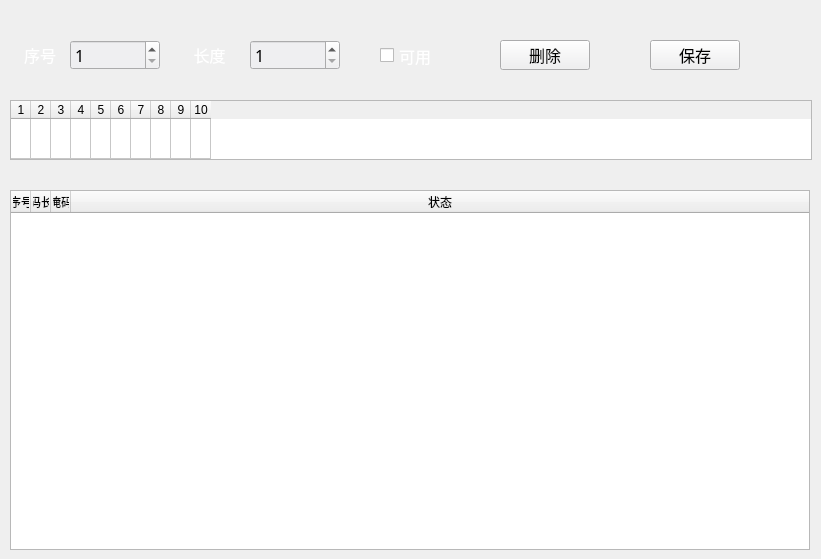
       <widget class="QWidget" name="page_3">
        <widget class="QLabel" name="label_25">
         <property name="geometry">
          <rect>
           <x>179</x>
           <y>40</y>
           <width>61</width>
           <height>30</height>
          </rect>
         </property>
         <property name="font">
          <font>
           <family>微软雅黑</family>
           <pointsize>12</pointsize>
          </font>
         </property>
         <property name="styleSheet">
          <string notr="true">color: rgb(255, 255, 255);
border:0px;</string>
         </property>
         <property name="text">
          <string>长度</string>
         </property>
         <property name="alignment">
          <set>Qt::AlignCenter</set>
         </property>
        </widget>
        <widget class="QCheckBox" name="checkBox_20">
         <property name="geometry">
          <rect>
           <x>380</x>
           <y>43</y>
           <width>101</width>
           <height>25</height>
          </rect>
         </property>
         <property name="font">
          <font>
           <family>微软雅黑</family>
           <pointsize>12</pointsize>
          </font>
         </property>
         <property name="styleSheet">
          <string notr="true">color: rgb(255, 255, 255);</string>
         </property>
         <property name="text">
          <string>可用</string>
         </property>
        </widget>
        <widget class="QSpinBox" name="spinBox_6">
         <property name="geometry">
          <rect>
           <x>250</x>
           <y>40</y>
           <width>90</width>
           <height>30</height>
          </rect>
         </property>
         <property name="font">
          <font>
           <family>微软雅黑</family>
           <pointsize>12</pointsize>
          </font>
         </property>
         <property name="styleSheet">
          <string notr="true">background-color: rgb(239, 239, 241);</string>
         </property>
         <property name="wrapping">
          <bool>false</bool>
         </property>
         <property name="frame">
          <bool>true</bool>
         </property>
         <property name="buttonSymbols">
          <enum>QAbstractSpinBox::UpDownArrows</enum>
         </property>
         <property name="minimum">
          <number>1</number>
         </property>
         <property name="maximum">
          <number>40</number>
         </property>
        </widget>
        <widget class="QLabel" name="label_26">
         <property name="geometry">
          <rect>
           <x>20</x>
           <y>40</y>
           <width>40</width>
           <height>30</height>
          </rect>
         </property>
         <property name="font">
          <font>
           <family>微软雅黑</family>
           <pointsize>12</pointsize>
          </font>
         </property>
         <property name="styleSheet">
          <string notr="true">color: rgb(255, 255, 255);
border:0px;</string>
         </property>
         <property name="text">
          <string>序号</string>
         </property>
         <property name="alignment">
          <set>Qt::AlignCenter</set>
         </property>
        </widget>
        <widget class="QPushButton" name="pushButton_4">
         <property name="geometry">
          <rect>
           <x>500</x>
           <y>40</y>
           <width>90</width>
           <height>30</height>
          </rect>
         </property>
         <property name="font">
          <font>
           <family>微软雅黑</family>
           <pointsize>12</pointsize>
          </font>
         </property>
         <property name="styleSheet">
          <string notr="true">background-color: rgb(239, 239, 241);</string>
         </property>
         <property name="text">
          <string>删除</string>
         </property>
        </widget>
        <widget class="QPushButton" name="pushButton_5">
         <property name="geometry">
          <rect>
           <x>650</x>
           <y>40</y>
           <width>90</width>
           <height>30</height>
          </rect>
         </property>
         <property name="font">
          <font>
           <family>微软雅黑</family>
           <pointsize>12</pointsize>
          </font>
         </property>
         <property name="styleSheet">
          <string notr="true">background-color: rgb(239, 239, 241);</string>
         </property>
         <property name="text">
          <string>保存</string>
         </property>
        </widget>
        <widget class="QSpinBox" name="spinBox_7">
         <property name="geometry">
          <rect>
           <x>70</x>
           <y>40</y>
           <width>90</width>
           <height>30</height>
          </rect>
         </property>
         <property name="font">
          <font>
           <family>微软雅黑</family>
           <pointsize>12</pointsize>
          </font>
         </property>
         <property name="styleSheet">
          <string notr="true">background-color: rgb(239, 239, 241);</string>
         </property>
         <property name="wrapping">
          <bool>false</bool>
         </property>
         <property name="frame">
          <bool>true</bool>
         </property>
         <property name="buttonSymbols">
          <enum>QAbstractSpinBox::UpDownArrows</enum>
         </property>
         <property name="minimum">
          <number>1</number>
         </property>
         <property name="maximum">
          <number>37</number>
         </property>
        </widget>
        <widget class="QTableWidget" name="tableWidget">
         <property name="geometry">
          <rect>
           <x>10</x>
           <y>100</y>
           <width>802</width>
           <height>60</height>
          </rect>
         </property>
         <property name="sizePolicy">
          <sizepolicy hsizetype="Expanding" vsizetype="Expanding">
           <horstretch>0</horstretch>
           <verstretch>0</verstretch>
          </sizepolicy>
         </property>
         <property name="styleSheet">
          <string notr="true">QTableWidget
{
color:rgb(239, 239, 241);
}

QHeaderView::section
{
color:rgb(0, 0, 0);
}</string>
         </property>
         <property name="editTriggers">
          <set>QAbstractItemView::NoEditTriggers</set>
         </property>
         <attribute name="horizontalHeaderDefaultSectionSize">
          <number>20</number>
         </attribute>
         <attribute name="horizontalHeaderStretchLastSection">
          <bool>false</bool>
         </attribute>
         <attribute name="verticalHeaderVisible">
          <bool>false</bool>
         </attribute>
         <attribute name="verticalHeaderStretchLastSection">
          <bool>true</bool>
         </attribute>
         <row>
          <property name="text">
           <string>新建行</string>
          </property>
          <property name="font">
           <font>
            <family>微软雅黑</family>
            <pointsize>12</pointsize>
           </font>
          </property>
          <property name="textAlignment">
           <set>AlignHCenter|AlignBottom</set>
          </property>
         </row>
         <column>
          <property name="text">
           <string>1</string>
          </property>
         </column>
         <column>
          <property name="text">
           <string>2</string>
          </property>
         </column>
         <column>
          <property name="text">
           <string>3</string>
          </property>
         </column>
         <column>
          <property name="text">
           <string>4</string>
          </property>
         </column>
         <column>
          <property name="text">
           <string>5</string>
          </property>
         </column>
         <column>
          <property name="text">
           <string>6</string>
          </property>
         </column>
         <column>
          <property name="text">
           <string>7</string>
          </property>
         </column>
         <column>
          <property name="text">
           <string>8</string>
          </property>
         </column>
         <column>
          <property name="text">
           <string>9</string>
          </property>
         </column>
         <column>
          <property name="text">
           <string>10</string>
          </property>
         </column>
         <item row="0" column="0">
          <property name="text">
           <string/>
          </property>
          <property name="textAlignment">
           <set>AlignCenter</set>
          </property>
         </item>
         <item row="0" column="1">
          <property name="text">
           <string/>
          </property>
          <property name="textAlignment">
           <set>AlignCenter</set>
          </property>
         </item>
         <item row="0" column="2">
          <property name="text">
           <string/>
          </property>
          <property name="textAlignment">
           <set>AlignCenter</set>
          </property>
         </item>
        </widget>
        <widget class="QTableWidget" name="tableWidget_3">
         <property name="geometry">
          <rect>
           <x>10</x>
           <y>190</y>
           <width>800</width>
           <height>360</height>
          </rect>
         </property>
         <property name="styleSheet">
          <string notr="true">QTableWidget
{
color:rgb(239, 239, 241);
}

QHeaderView::section
{
color:rgb(0, 0, 0);
}</string>
         </property>
         <property name="verticalScrollBarPolicy">
          <enum>Qt::ScrollBarAsNeeded</enum>
         </property>
         <property name="horizontalScrollBarPolicy">
          <enum>Qt::ScrollBarAlwaysOff</enum>
         </property>
         <property name="sizeAdjustPolicy">
          <enum>QAbstractScrollArea::AdjustToContents</enum>
         </property>
         <property name="editTriggers">
          <set>QAbstractItemView::NoEditTriggers</set>
         </property>
         <property name="selectionBehavior">
          <enum>QAbstractItemView::SelectRows</enum>
         </property>
         <attribute name="horizontalHeaderDefaultSectionSize">
          <number>0</number>
         </attribute>
         <attribute name="horizontalHeaderMinimumSectionSize">
          <number>0</number>
         </attribute>
         <attribute name="horizontalHeaderStretchLastSection">
          <bool>true</bool>
         </attribute>
         <attribute name="verticalHeaderVisible">
          <bool>false</bool>
         </attribute>
         <attribute name="verticalHeaderMinimumSectionSize">
          <number>0</number>
         </attribute>
         <attribute name="verticalHeaderStretchLastSection">
          <bool>false</bool>
         </attribute>
         <column>
          <property name="text">
           <string>序号</string>
          </property>
          <property name="textAlignment">
           <set>AlignCenter</set>
          </property>
         </column>
         <column>
          <property name="text">
           <string>编码长度</string>
          </property>
          <property name="textAlignment">
           <set>AlignCenter</set>
          </property>
         </column>
         <column>
          <property name="text">
           <string>掩码</string>
          </property>
          <property name="textAlignment">
           <set>AlignCenter</set>
          </property>
         </column>
         <column>
          <property name="text">
           <string>状态</string>
          </property>
          <property name="textAlignment">
           <set>AlignCenter</set>
          </property>
         </column>
        </widget>
       </widget>
